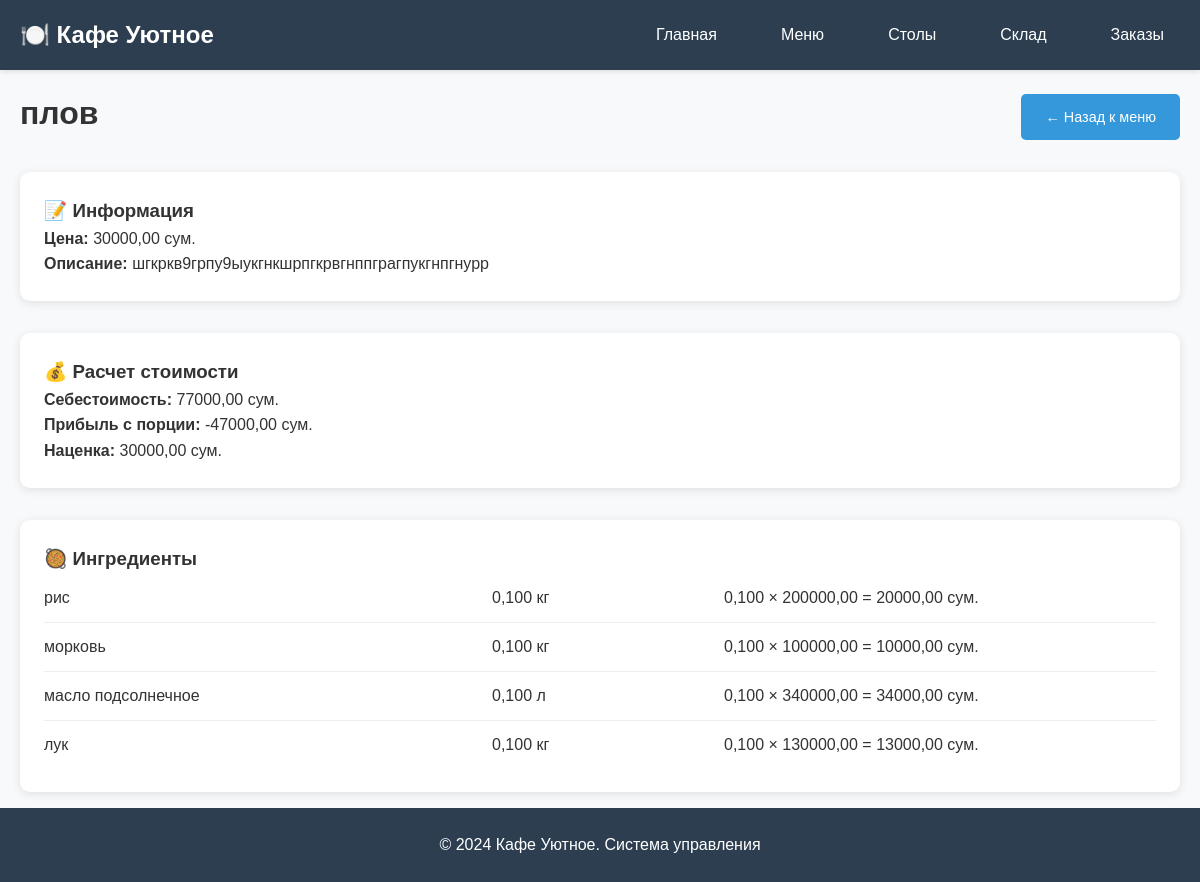
The page /menu/3/ on the database its author committed.
### main/models.py (models this page shows, shortened)
class Dish(models.Model):
    name = models.CharField(max_length=100)
    description = models.TextField(blank=True, null=True)
    price = models.DecimalField(max_digits=10, decimal_places=2)

class DishIngredient(models.Model):
    dish = models.ForeignKey(Dish, on_delete=models.CASCADE, related_name='ingredients')
    product = models.ForeignKey(Product, on_delete=models.CASCADE)
    quantity = models.FloatField(default=0)

class Product(models.Model):
    name = models.CharField(max_length=100)
    unit = models.CharField(max_length=20, choices=[
        ('kg', 'кг'),
        ('liters', 'л'),
        ('pieces', 'шт'),
        ('grams', 'г')
    ])
    quantity = models.FloatField(default=0)
    purchase_price = models.DecimalField(max_digits=10, decimal_places=2)

### main/views.py (the view)
# urls.py: path('menu/<int:dish_id>/', dish_detail, name='dish_detail'),
def dish_detail(request, dish_id):
    dish = get_object_or_404(Dish, id=dish_id)
    ingredients = dish.ingredients.all()
    cost = 0
    ingredients_with_cost = []
    for ingredient in ingredients:
        ingredient_cost = ingredient.quantity * float(ingredient.product.purchase_price)
        cost += ingredient_cost
        ingredients_with_cost.append({
            'ingredient': ingredient,
            'cost': ingredient_cost
        })
    profit = float(dish.price) - cost
    return render(request, 'dish_detail.html', {
        'dish': dish,
        'ingredients_with_cost': ingredients_with_cost,
        'cost': cost,
        'profit': profit
    })

### templates/dish_detail.html
{% extends "base.html" %}
{% block content %}
<div class="container">
    <div class="page-header">
        <h1>{{ dish.name }}</h1>
        <a href="/menu/" class="btn">← Назад к меню</a>
    </div>
    <div class="dish-detail">
        <div class="dish-info">
            <h3>📝 Информация</h3>
            <p><strong>Цена:</strong> {{ dish.price }} сум.</p>
            <p><strong>Описание:</strong> {{ dish.description|default:"Нет описания" }}</p>
        </div>
        <div class="dish-cost">
            <h3>💰 Расчет стоимости</h3>
            <p><strong>Себестоимость:</strong> {{ cost|floatformat:2 }} сум.</p>
            <p><strong>Прибыль с порции:</strong> {{ profit|floatformat:2 }} сум.</p>
            <p><strong>Наценка:</strong> {{ dish.price|floatformat:2 }} сум.</p>
        </div>
        <div class="ingredients-list">
            <h3>🥘 Ингредиенты</h3>
            {% for item in ingredients_with_cost %}
            <div class="ingredient-item">
                <span class="ingredient-name">{{ item.ingredient.product.name }}</span>
                <span class="ingredient-quantity">
                    {{ item.ingredient.quantity|floatformat:3 }} {{ item.ingredient.product.get_unit_display }}
                </span>
                <span class="ingredient-cost">
                    {{ item.ingredient.quantity|floatformat:3 }} × {{ item.ingredient.product.purchase_price }} =
                    {{ item.cost|floatformat:2 }} сум.
                </span>
            </div>
            {% empty %}
            <p>Ингредиенты не добавлены</p>
            {% endfor %}
        </div>
        {% endblock %}

### static/style.css (style rules this page uses)
* { margin: 0; padding: 0; box-sizing: border-box; }
body { font-family: 'Arial', sans-serif; line-height: 1.6; color: #333; background-color: #f8f9fa; min-height: 100vh; display: flex; flex-direction: column; }
.container { max-width: 1200px; margin: 0 auto; padding: 0 20px; flex: 1; }
.btn { display: inline-block; padding: 0.7rem 1.5rem; background: #3498db; color: white; text-decoration: none; border-radius: 5px; border: none; cursor: pointer; transition: background 0.3s, transform 0.2s; font-size: 0.9rem; margin-top: 0.5rem; }
.page-header { display: flex; justify-content: space-between; align-items: center; margin-bottom: 2rem; }
.dish-detail { display: grid; gap: 2rem; }
.dish-info, .dish-cost, .ingredients-list { background: white; padding: 1.5rem; border-radius: 10px; box-shadow: 0 2px 10px rgba(0,0,0,0.1); }
.ingredient-item { display: grid; grid-template-columns: 2fr 1fr 2fr; gap: 1rem; padding: 0.7rem 0; border-bottom: 1px solid #eee; align-items: center; }
.ingredient-item:last-child { border-bottom: none; }

### rows shown on the page
Dish: name "плов", price "30000,00", description "шгкркв9грпу9ыукгнкшрпгкрвгнппграгпукгнпгнурр"
DishIngredient: ingredient.product.name "рис", ingredient.quantity "0,100", ingredient.product.unit "кг", ingredient.product.purchase_price "200000,00", cost "20000,00"
DishIngredient: ingredient.product.name "морковь", ingredient.quantity "0,100", ingredient.product.unit "кг", ingredient.product.purchase_price "100000,00", cost "10000,00"
DishIngredient: ingredient.product.name "масло подсолнечное", ingredient.quantity "0,100", ingredient.product.unit "л", ingredient.product.purchase_price "340000,00", cost "34000,00"
DishIngredient: ingredient.product.name "лук", ingredient.quantity "0,100", ingredient.product.unit "кг", ingredient.product.purchase_price "130000,00", cost "13000,00"

### other values the page prints
{{ cost|floatformat:2 }} "77000,00"
{{ profit|floatformat:2 }} "-47000,00"
